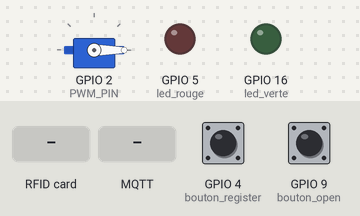
A sketch run on a simulated ESP8266 (NodeMCU). Shown: servo, output pins drawn as LEDs (lit = HIGH). Inputs (shaded band) come from the test bench; at power-on: GPIO 9 (bouton_open) HIGH, GPIO 4 (bouton_register) HIGH. WiFi joins after 1.5 s; servers stay silent unless stated; EEPROM starts erased; no MQTT or app messages arrive unless stated; what the sketch prints to the serial monitor is not drawn.

Above: at 3.8 s.
3.9 s: RFID card 5E 7A 19 C4 held to the reader
At 4.7 s:
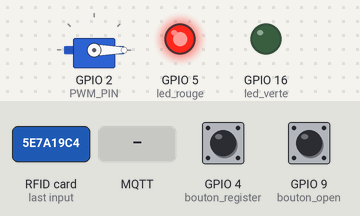
6.4 s: GPIO 9 (bouton_open) pulled LOW for 0.15 s
At 7.5 s:
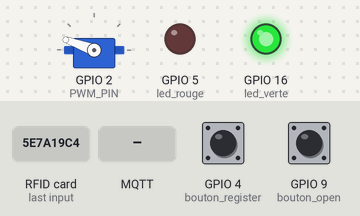
9.5 s: MQTT message "1" arrives on the first subscribed topic
12.5 s: GPIO 4 (bouton_register) pulled LOW for 1 s
At 14.5 s:
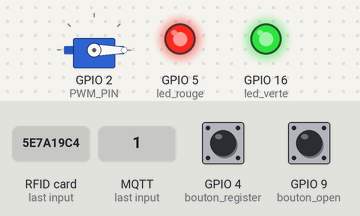
15.1 s: GPIO 4 (bouton_register) pulled LOW for 0.15 s
At 16.1 s:
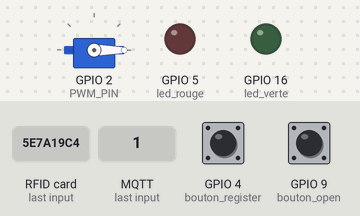
16.7 s: GPIO 4 (bouton_register) pulled LOW for 3.2 s
At 20.6 s:
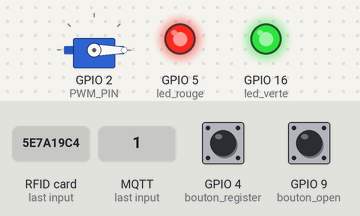
Timing chart, 0 to 22.1 s (numbered marks = the images above; inputs shaded):
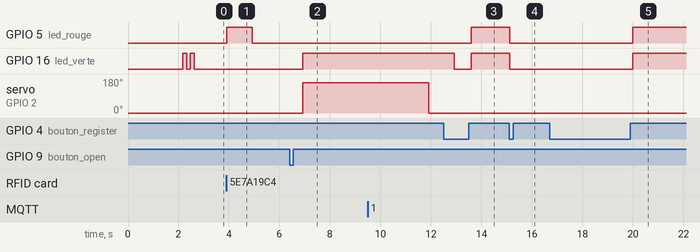

The sketch:

ESP.ino
```cpp
#include <SPI.h>
#include <RFID.h>
#include <EEPROM.h>
#include <Servo.h>
#include <ESP8266WiFi.h>
#include "PubSubClient.h"

#define SS_PIN 10 //Pin S03
#define RST_PIN 0 //Pin D3
#define PWM_PIN 2 //Pin D4

WiFiClient wifiClient;
PubSubClient clientMQTT(wifiClient);
const char* ssid = "POEI";
const char* password =  "COURS@POEI20";
const char* ssid_home = "SFR-3cc0";
const char* password_home =  "MANZACAPITAO";
const char* rpi_mqtt_server = "192.168.8.126";
const char* rpi_mqtt_server_home = "192.168.0.25";
const int esp_mqttPort = 12948;
const char* esp_mqttUser = "esp";

//PIN GPIO
byte led_rouge = 5, led_verte = 16, bouton_register = 4, bouton_open =9;

//Variable GLOBALE
int position = 0; //Position servomoteur
byte cur_badge[5]; //current badge, liste des 5 octets du badge que l'on lit
int nb_people =0; //Nombre de personne dans l'habitation
int nb_bad= 0;
bool authorization = false;
//Lecteur RFID
RFID rfid(SS_PIN, RST_PIN); //Lecteur RFID
Servo maPorte;  //Servomoteur porte
// Set to true to reset eeprom before to write something
#define RESET_EEPROM true
#define EEPROM_SIZE 12

void setup()
{
  Serial.begin(9600); //uniquement pour debug, arrête de faire pause pour lire mes conneries

  //Init RFID
  SPI.begin();
  rfid.init();

  //Init EEPROM
  EEPROM.begin(EEPROM_SIZE);
  if ( RESET_EEPROM ) {
    for (int i = 0; i < 512; i++)
      EEPROM.write(i, 0);
    EEPROM.commit();
    delay(500);
  }

  //Init GPIO
  pinMode(led_rouge,OUTPUT);
  pinMode(led_verte,OUTPUT);
  pinMode(bouton_register, INPUT_PULLUP);
  pinMode(bouton_open, INPUT_PULLUP);

  //Wifi connexion
  WiFi.begin(ssid, password);
  Serial.print("Connecting");
  while (WiFi.status() != WL_CONNECTED){
    delay(500);
    Serial.print(".");
  }
  Serial.println();
  Serial.print("Connected, IP address: ");
  Serial.println(WiFi.localIP());
  reconnect();

  //Init servoMoteur
  maPorte.attach(PWM_PIN);
  position = 0;
  maPorte.write(position);


  //Reset de la memoir si appuie sur le bouton
  if( !digitalRead(bouton_register))// à l'appui du bouton au moment du démarrage, effaçage de la mémoire
  {
    for (int n=0; n<1024; n++) //lancer ces deux lignes pour effacer totalement la mémoire
        EEPROM.write(n,0);

  digitalWrite(led_rouge,1);
  digitalWrite(led_verte,1);
  delay(1000);
  digitalWrite(led_rouge,0);
  digitalWrite(led_verte,0);
  }

  //Allumage normale
  else
  {
    digitalWrite(led_verte,1); delay(150);
    digitalWrite(led_verte,0); delay(150);
    digitalWrite(led_verte,1); delay(150);
    digitalWrite(led_verte,0);
  }
}

void reconnect() {
  clientMQTT.setServer(rpi_mqtt_server, 1883);
  clientMQTT.setCallback(callback);
  Serial.println("Trying to connect to MQTT broker");
  while (!clientMQTT.connected()) {
    Serial.print(".");
    if (clientMQTT.connect(esp_mqttUser)) ;
    else delay(1000);
    Serial.print(".");
  }
  clientMQTT.subscribe("esp/auth");
  Serial.println("Connected to Broker...");
}

void callback(char* topic, byte* message, unsigned int length) {
  Serial.print("Message arrived on topic: ");
  Serial.println(topic);
  //if (topic == "esp/auth")
    authorization = true;
    Serial.println("Authorisé !");

}


void new_badge()
{
  /*Serial.print("Il y a actuellement: ");
  Serial.print(EEPROM.read(0));
  Serial.println(" badge(s)");
  Serial.println("ENREGISTREMENT");*/

  // Enregistre un nouveau badge dans la mémoire EEPROM
  int start_mem = EEPROM.read(0)*5+1; //dans la première case mémoire, on stock le nombre de badge déjà sauvegardés,
  int count_badge=0;                               //et on calcule la case mémoire à partir de laquelle enregistrer le nouveau badgenb_badge
    for(byte n= 0; n<5; n++)
    {
      EEPROM.write(start_mem+n, cur_badge[n]);
      Serial.println(EEPROM.read(start_mem+n));
    }
    count_badge =EEPROM.read(0);
    EEPROM.write(0, count_badge+1);
    Serial.print("Il y a maintenant: ");
    Serial.print(EEPROM.read(0));
    Serial.println(" badge(s)");
}

bool compare_badge()
{
  //Compare le badge lu avec tous les badges enregistrés
  int nb_badge = EEPROM.read(0); //récupération du nombre de badges stockés en mémoire
  bool badgeOk = false; //0 si badge non correspondant, 1 si badge correspondant
  Serial.println("Badge actuel: ");
  Serial.println(cur_badge[0]);
  Serial.println(cur_badge[1]);
  Serial.println(cur_badge[2]);
  Serial.println(cur_badge[3]);
  Serial.println(cur_badge[4]);
  Serial.println("FIN BADGE ACTUEL");
  for(int n = 0; n<nb_badge; n++)
  {
  Serial.print("Badge memoire lu numero: "); Serial.println(n+1);
  Serial.println(EEPROM.read(n*5+1));
  Serial.println(EEPROM.read(n*5+2));
  Serial.println(EEPROM.read(n*5+3));
  Serial.println(EEPROM.read(n*5+4));
  Serial.println(EEPROM.read(n*5+5));
  Serial.println("FIN BADGE MEMOIRE LU");
    badgeOk = EEPROM.read(n*5+1)==cur_badge[0] && EEPROM.read(n*5+2)==cur_badge[1] && EEPROM.read(n*5+3)==cur_badge[2] && EEPROM.read(n*5+4)==cur_badge[3] && EEPROM.read(n*5+5)==cur_badge[4];
    if (badgeOk) return true;
  }
  return false;
}


void loop()
{
    if (!clientMQTT.connected()) {
    //Serial.println("Disconnected from Broker...");
    reconnect();
    }
    if (rfid.isCard()) {
        if (rfid.readCardSerial())
            {
                for(byte n=0; n<5; n++)
                {
                cur_badge[n] = rfid.serNum[n]; //copie de la liste des 5 octets lus sur le badge dans la liste current badge (cur_badge))
                }
                /*Serial.println(rfid.serNum[0],DEC);
                Serial.println(rfid.serNum[1],DEC);
                Serial.println(rfid.serNum[2],DEC);
                Serial.println(rfid.serNum[3],DEC);
                Serial.println(rfid.serNum[4],DEC);*/

         if(compare_badge()) //si la comparaison du badge actuel avec un des badges mémoire est ok, alors on ouvre
         {
            nb_bad=0;

            if(nb_people>=6){
                digitalWrite(led_rouge, 1);
                clientMQTT.publish("Nombre","MAX");
                delay(1000);
                digitalWrite(led_rouge, 0);
            }
            if(nb_people>=0 && nb_people<6){
              nb_people+=1;
              char* nb = "0";
              nb[0]+=nb_people;
              clientMQTT.publish("Test","On");
              delay(500);
              digitalWrite(led_verte,1);
              position = 160;
              maPorte.write(position);
              delay(5000);
              position = 0;
              maPorte.write(position);
              delay(1000);
              digitalWrite(led_verte,0);
              clientMQTT.publish("Test","Off");
              clientMQTT.publish("Nombre/add",nb);
              clientMQTT.publish("Nombre",nb);
            }
         }
         else
         {
          nb_bad+=1;
          if(nb_bad>=3){
              clientMQTT.publish("Alerte","ALERTE! INTRUS!");
          }
          digitalWrite(led_rouge, 1);
          delay(1000);
          digitalWrite(led_rouge, 0);
         }
       }
    }

    if(!digitalRead(bouton_open)){
         nb_bad=0;
         if(nb_people>0 && nb_people<6)
            nb_people-=1;
         char* nb = "0";
         nb[0]+=nb_people;
         clientMQTT.publish("Test","On");
         delay(500);
         digitalWrite(led_verte,1);
         position = 160;
         maPorte.write(position);
         delay(5000);
         position = 0;
         maPorte.write(position);
         delay(1000);
         digitalWrite(led_verte,0);
         clientMQTT.publish("Test","Off");
         clientMQTT.publish("Nombre/sub",nb);
         clientMQTT.publish("Nombre",nb);
    }

    if(authorization){
    if(!digitalRead(bouton_register)) //lors de l'appui du bouton pour enregistrer un nouveau badge
    {
       while(!digitalRead(bouton_register)) {} //anti rebond sur le bouton d'enregistrement de nouveau badge
       delay(100);

       digitalWrite(led_rouge, 1); digitalWrite(led_verte,1); //allumage des deux leds simultanément pour signaler que c'est OOOKAAAAAYYYYY et prêt

       while (!rfid.isCard() && digitalRead(bouton_register)) {} //on attend la lecture d'un badge, ou le rappui du bouton qui va annuler, car le if suivant ne sera pas vérifié

       if (rfid.readCardSerial())
       {
        for(byte n=0; n<5; n++)
            {cur_badge[n] = rfid.serNum[n];} //lecture du badge que l'on passe
        if(!compare_badge()) //si le badge n'est pas déjà enregistré, on enregistre le nouveau badge
            {
              new_badge();
              digitalWrite(led_rouge, 0);
              digitalWrite(led_verte, 1);
              delay(200);
              digitalWrite(led_verte, 0);
              delay(200);
              digitalWrite(led_verte, 1);
              delay(200);
              digitalWrite(led_verte, 0);
              delay(200);
              digitalWrite(led_verte, 1);
              delay(200);
              digitalWrite(led_verte, 0);
              authorization = false;
            }
          else //si le badge que l'on veut ajouter est déjà enregistré, du con, ça clignote rouge
          {
              digitalWrite(led_verte, 0);
              digitalWrite(led_rouge, 1);
              delay(200);
              digitalWrite(led_rouge, 0);
              delay(200);
              digitalWrite(led_rouge, 1);
              delay(200);
              digitalWrite(led_rouge, 0);
              delay(200);
              digitalWrite(led_rouge, 1);
              delay(200);
              digitalWrite(led_rouge, 0);
              authorization = false;
          }
        }
      else
      {
         //si on rappuie sur le bouton, retour
        digitalWrite(led_rouge,0);
        digitalWrite(led_verte,0);
        while(!digitalRead(bouton_register)) {} //anti redéclenchement si on reste appuyé
        delay(500);
      }
     }
     }
     char* nb = "0";
     nb[0]+=nb_people;
     clientMQTT.publish("Nombre",nb);
    rfid.halt();
    yield();
    clientMQTT.loop();
}
```

Measured:
- after the input at 3.9 s, GPIO 5 (led_rouge): LOW → HIGH at once, → LOW 1.0 s later
- after the input at 6.4 s, GPIO 16 (led_verte): LOW → HIGH after 0.51 s; servo on GPIO 2 (PWM_PIN): 0° → 160° after 0.51 s
- after the input at 12.5 s, GPIO 5 (led_rouge): LOW → HIGH after 1.1 s
- after the input at 15.1 s, GPIO 5 (led_rouge), GPIO 16 (led_verte): HIGH → LOW at once
- after the input at 16.7 s, GPIO 5 (led_rouge), GPIO 16 (led_verte): LOW → HIGH after 3.3 s
